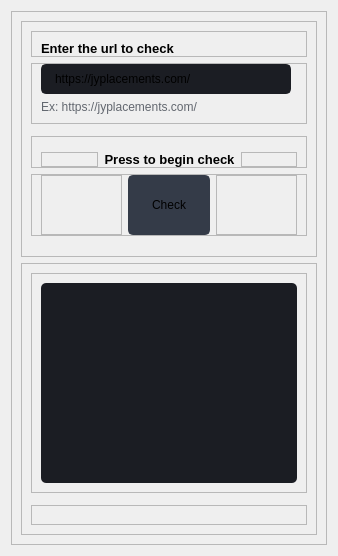
                  <widget class="QWidget" name="page9_UrlChecker">
                   <layout class="QVBoxLayout" name="verticalLayout_60">
                    <item>
                     <widget class="QFrame" name="frame_123">
                      <property name="frameShape">
                       <enum>QFrame::StyledPanel</enum>
                      </property>
                      <property name="frameShadow">
                       <enum>QFrame::Raised</enum>
                      </property>
                      <layout class="QVBoxLayout" name="verticalLayout_59">
                       <item>
                        <widget class="QFrame" name="frame_124">
                         <property name="frameShape">
                          <enum>QFrame::StyledPanel</enum>
                         </property>
                         <property name="frameShadow">
                          <enum>QFrame::Raised</enum>
                         </property>
                         <layout class="QVBoxLayout" name="verticalLayout_56">
                          <property name="bottomMargin">
                           <number>0</number>
                          </property>
                          <item>
                           <widget class="QFrame" name="frame_125">
                            <property name="frameShape">
                             <enum>QFrame::StyledPanel</enum>
                            </property>
                            <property name="frameShadow">
                             <enum>QFrame::Raised</enum>
                            </property>
                            <layout class="QHBoxLayout" name="horizontalLayout_57">
                             <property name="bottomMargin">
                              <number>0</number>
                             </property>
                             <item>
                              <widget class="QLabel" name="labelBoxBlenderInstalation_18">
                               <property name="font">
                                <font>
                                 <family>Segoe UI</family>
                                 <pointsize>10</pointsize>
                                 <weight>75</weight>
                                 <bold>true</bold>
                                </font>
                               </property>
                               <property name="styleSheet">
                                <string notr="true"/>
                               </property>
                               <property name="text">
                                <string>Enter the url to check</string>
                               </property>
                              </widget>
                             </item>
                            </layout>
                           </widget>
                          </item>
                          <item>
                           <widget class="QFrame" name="frame_126">
                            <property name="frameShape">
                             <enum>QFrame::StyledPanel</enum>
                            </property>
                            <property name="frameShadow">
                             <enum>QFrame::Raised</enum>
                            </property>
                            <layout class="QHBoxLayout" name="horizontalLayout_58">
                             <property name="topMargin">
                              <number>0</number>
                             </property>
                             <item>
                              <layout class="QGridLayout" name="gridLayout_13">
                               <property name="bottomMargin">
                                <number>0</number>
                               </property>
                               <item row="0" column="0">
                                <widget class="QLineEdit" name="LineEditPath_Page9_Url">
                                 <property name="minimumSize">
                                  <size>
                                   <width>0</width>
                                   <height>30</height>
                                  </size>
                                 </property>
                                 <property name="styleSheet">
                                  <string notr="true">QLineEdit {
	background-color: rgb(27, 29, 35);
	border-radius: 5px;
	border: 2px solid rgb(27, 29, 35);
	padding-left: 10px;
}
QLineEdit:hover {
	border: 2px solid rgb(64, 71, 88);
}
QLineEdit:focus {
	border: 2px solid rgb(91, 101, 124);
}</string>
                                 </property>
                                 <property name="text">
                                  <string>https://jyplacements.com/</string>
                                 </property>
                                 <property name="placeholderText">
                                  <string>Your Path</string>
                                 </property>
                                </widget>
                               </item>
                               <item row="1" column="0" colspan="2">
                                <widget class="QLabel" name="labelVersion_14">
                                 <property name="styleSheet">
                                  <string notr="true">color: rgb(98, 103, 111);</string>
                                 </property>
                                 <property name="lineWidth">
                                  <number>1</number>
                                 </property>
                                 <property name="text">
                                  <string>Ex: https://jyplacements.com/</string>
                                 </property>
                                 <property name="alignment">
                                  <set>Qt::AlignLeading|Qt::AlignLeft|Qt::AlignVCenter</set>
                                 </property>
                                </widget>
                               </item>
                              </layout>
                             </item>
                            </layout>
                           </widget>
                          </item>
                          <item>
                           <widget class="QFrame" name="frame_127">
                            <property name="frameShape">
                             <enum>QFrame::StyledPanel</enum>
                            </property>
                            <property name="frameShadow">
                             <enum>QFrame::Raised</enum>
                            </property>
                           </widget>
                          </item>
                          <item>
                           <widget class="QFrame" name="frame_128">
                            <property name="frameShape">
                             <enum>QFrame::StyledPanel</enum>
                            </property>
                            <property name="frameShadow">
                             <enum>QFrame::Raised</enum>
                            </property>
                            <layout class="QHBoxLayout" name="horizontalLayout_59">
                             <property name="topMargin">
                              <number>15</number>
                             </property>
                             <property name="bottomMargin">
                              <number>0</number>
                             </property>
                             <item>
                              <widget class="QFrame" name="frame_129">
                               <property name="frameShape">
                                <enum>QFrame::StyledPanel</enum>
                               </property>
                               <property name="frameShadow">
                                <enum>QFrame::Raised</enum>
                               </property>
                              </widget>
                             </item>
                             <item>
                              <widget class="QLabel" name="labelConvert_Page1_BulkComvert_7">
                               <property name="font">
                                <font>
                                 <family>Segoe UI</family>
                                 <pointsize>10</pointsize>
                                 <weight>75</weight>
                                 <bold>true</bold>
                                </font>
                               </property>
                               <property name="styleSheet">
                                <string notr="true"/>
                               </property>
                               <property name="text">
                                <string>Press to begin check</string>
                               </property>
                               <property name="alignment">
                                <set>Qt::AlignCenter</set>
                               </property>
                              </widget>
                             </item>
                             <item>
                              <widget class="QFrame" name="frame_130">
                               <property name="frameShape">
                                <enum>QFrame::StyledPanel</enum>
                               </property>
                               <property name="frameShadow">
                                <enum>QFrame::Raised</enum>
                               </property>
                              </widget>
                             </item>
                            </layout>
                           </widget>
                          </item>
                          <item>
                           <widget class="QFrame" name="frame_131">
                            <property name="frameShape">
                             <enum>QFrame::StyledPanel</enum>
                            </property>
                            <property name="frameShadow">
                             <enum>QFrame::Raised</enum>
                            </property>
                            <layout class="QHBoxLayout" name="horizontalLayout_60">
                             <property name="topMargin">
                              <number>0</number>
                             </property>
                             <property name="bottomMargin">
                              <number>0</number>
                             </property>
                             <item>
                              <widget class="QFrame" name="frame_132">
                               <property name="frameShape">
                                <enum>QFrame::StyledPanel</enum>
                               </property>
                               <property name="frameShadow">
                                <enum>QFrame::Raised</enum>
                               </property>
                              </widget>
                             </item>
                             <item>
                              <widget class="QPushButton" name="BtnConvert_Page9_UrlCheck">
                               <property name="minimumSize">
                                <size>
                                 <width>60</width>
                                 <height>60</height>
                                </size>
                               </property>
                               <property name="font">
                                <font>
                                 <family>Segoe UI</family>
                                 <pointsize>9</pointsize>
                                </font>
                               </property>
                               <property name="layoutDirection">
                                <enum>Qt::LeftToRight</enum>
                               </property>
                               <property name="autoFillBackground">
                                <bool>false</bool>
                               </property>
                               <property name="styleSheet">
                                <string notr="true">QPushButton {
	border: 2px solid rgb(52, 59, 72);
	border-radius: 5px;	
	background-color: rgb(52, 59, 72);
}
QPushButton:hover {
	background-color: rgb(57, 65, 80);
	border: 2px solid rgb(61, 70, 86);
}
QPushButton:pressed {	
	background-color: rgb(35, 40, 49);
	border: 2px solid rgb(43, 50, 61);
}</string>
                               </property>
                               <property name="text">
                                <string>Check</string>
                               </property>
                               <property name="icon">
                                <iconset>
                                 <normaloff>icons/20x20/cil-paper-plane.png</normaloff>icons/20x20/cil-paper-plane.png</iconset>
                               </property>
                               <property name="checkable">
                                <bool>false</bool>
                               </property>
                              </widget>
                             </item>
                             <item>
                              <widget class="QFrame" name="frame_133">
                               <property name="frameShape">
                                <enum>QFrame::StyledPanel</enum>
                               </property>
                               <property name="frameShadow">
                                <enum>QFrame::Raised</enum>
                               </property>
                              </widget>
                             </item>
                            </layout>
                           </widget>
                          </item>
                          <item>
                           <widget class="QLabel" name="LabelStatus_Page3_LargeFileSplitter_4">
                            <property name="styleSheet">
                             <string notr="true">color: rgb(98, 103, 111);</string>
                            </property>
                            <property name="lineWidth">
                             <number>1</number>
                            </property>
                            <property name="text">
                             <string/>
                            </property>
                            <property name="alignment">
                             <set>Qt::AlignCenter</set>
                            </property>
                           </widget>
                          </item>
                         </layout>
                        </widget>
                       </item>
                       <item>
                        <widget class="QFrame" name="frame_134">
                         <property name="frameShape">
                          <enum>QFrame::StyledPanel</enum>
                         </property>
                         <property name="frameShadow">
                          <enum>QFrame::Raised</enum>
                         </property>
                         <layout class="QVBoxLayout" name="verticalLayout_57">
                          <item>
                           <widget class="QFrame" name="frame_135">
                            <property name="frameShape">
                             <enum>QFrame::StyledPanel</enum>
                            </property>
                            <property name="frameShadow">
                             <enum>QFrame::Raised</enum>
                            </property>
                            <layout class="QVBoxLayout" name="verticalLayout_58">
                             <item>
                              <widget class="QPlainTextEdit" name="plainTextEdit_Page9">
                               <property name="minimumSize">
                                <size>
                                 <width>200</width>
                                 <height>200</height>
                                </size>
                               </property>
                               <property name="styleSheet">
                                <string notr="true">QPlainTextEdit {
	background-color: rgb(27, 29, 35);
	border-radius: 5px;
	padding: 10px;
}
QPlainTextEdit:hover {
	border: 2px solid rgb(64, 71, 88);
}
QPlainTextEdit:focus {
	border: 2px solid rgb(91, 101, 124);
}</string>
                               </property>
                               <property name="plainText">
                                <string/>
                               </property>
                               <property name="placeholderText">
                                <string/>
                               </property>
                              </widget>
                             </item>
                            </layout>
                           </widget>
                          </item>
                          <item>
                           <widget class="QFrame" name="frame_136">
                            <property name="frameShape">
                             <enum>QFrame::StyledPanel</enum>
                            </property>
                            <property name="frameShadow">
                             <enum>QFrame::Raised</enum>
                            </property>
                           </widget>
                          </item>
                          <item>
                           <widget class="QFrame" name="frame_137">
                            <property name="frameShape">
                             <enum>QFrame::StyledPanel</enum>
                            </property>
                            <property name="frameShadow">
                             <enum>QFrame::Raised</enum>
                            </property>
                            <layout class="QHBoxLayout" name="horizontalLayout_61"/>
                           </widget>
                          </item>
                         </layout>
                        </widget>
                       </item>
                      </layout>
                     </widget>
                    </item>
                   </layout>
                  </widget>
